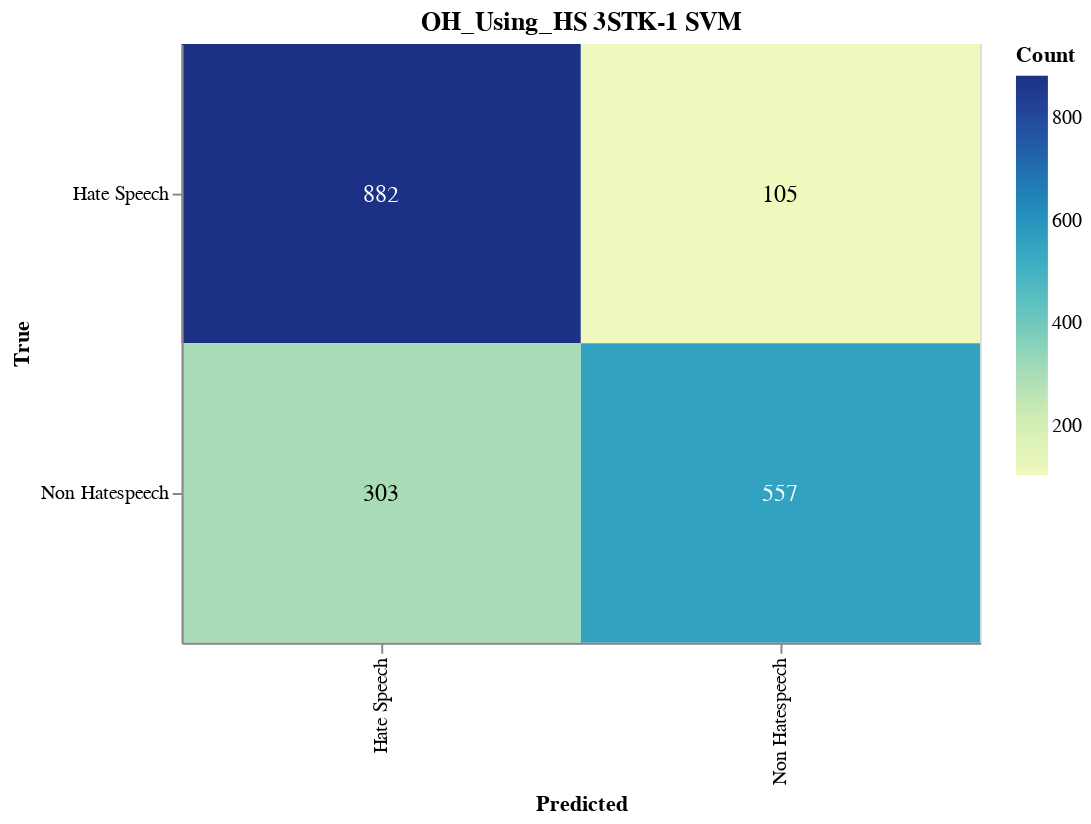

Here is the notebook cell this chart was saved with:
### Markdown cell above
#### Save Confusion Matrix

### Code cell
import altair as alt
import altair_saver
import pandas as pd
from sklearn.metrics import confusion_matrix

# Calculate the confusion matrix
cm = confusion_matrix(true_labels, adjusted_predictions)

# Define class names
class_names = ['Hate Speech', 'Non Hatespeech']

# Convert confusion matrix to DataFrame
cm_df = pd.DataFrame(cm, index=class_names, columns=class_names).reset_index().melt(id_vars='index')
cm_df.columns = ['True', 'Predicted', 'Count']

# Ensure the order of categories
cm_df['True'] = pd.Categorical(cm_df['True'], categories=class_names, ordered=True)
cm_df['Predicted'] = pd.Categorical(cm_df['Predicted'], categories=class_names, ordered=True)

# Create the Altair plot
heatmap = alt.Chart(cm_df).mark_rect().encode(
    x=alt.X('Predicted:O', sort=class_names),
    y=alt.Y('True:O', sort=class_names),
    color='Count:Q',
    tooltip=['True', 'Predicted', 'Count']
).properties(
    width=400,
    height=300,
    title='OH_Using_HS 3STK-1 SVM'
)

# Add text labels
text = heatmap.mark_text(
    align='center',
    baseline='middle',
    fontSize=12
).encode(
    text='Count:Q',
    color=alt.condition(
        alt.datum.Count > cm.max() / 2,
        alt.value('white'),
        alt.value('black')
    )
)

# Combine heatmap and text
final_chart = heatmap + text

# Display the plot
final_chart.show()

### Figure 1 — Vega-Lite specification as saved in the notebook (floating-point values rounded to 4 significant figures)
{"config": {"view": {"continuousWidth": 300, "continuousHeight": 300}}, "layer": [{"mark": {"type": "rect"}, "encoding": {"color": {"field": "Count", "type": "quantitative"}, "tooltip": [{"field": "True", "type": "ordinal"}, {"field": "Predicted", "type": "ordinal"}, {"field": "Count", "type": "quantitative"}], "x": {"field": "Predicted", "sort": ["Hate Speech", "Non Hatespeech"], "type": "ordinal"}, "y": {"field": "True", "sort": ["Hate Speech", "Non Hatespeech"], "type": "ordinal"}}, "title": "OH_Using_HS 3STK-1 SVM"}, {"mark": {"type": "text", "align": "center", "baseline": "middle", "fontSize": 12}, "encoding": {"color": {"condition": {"test": "(datum.Count > 441.0)", "value": "white"}, "value": "black"}, "text": {"field": "Count", "type": "quantitative"}, "tooltip": [{"field": "True", "type": "ordinal"}, {"field": "Predicted", "type": "ordinal"}, {"field": "Count", "type": "quantitative"}], "x": {"field": "Predicted", "sort": ["Hate Speech", "Non Hatespeech"], "type": "ordinal"}, "y": {"field": "True", "sort": ["Hate Speech", "Non Hatespeech"], "type": "ordinal"}}, "title": "OH_Using_HS 3STK-1 SVM"}], "data": {"name": "data-fedba4b7b3abbe1c20273566989d0cf8"}, "height": 300, "width": 400, "$schema": "https://vega.github.io/schema/vega-lite/v5.17.0.json", "datasets": {"data-fedba4b7b3abbe1c20273566989d0cf8": [{"True": "Hate Speech", "Predicted": "Hate Speech", "Count": 882}, {"True": "Non Hatespeech", "Predicted": "Hate Speech", "Count": 303}, {"True": "Hate Speech", "Predicted": "Non Hatespeech", "Count": 105}, {"True": "Non Hatespeech", "Predicted": "Non Hatespeech", "Count": 557}]}}
